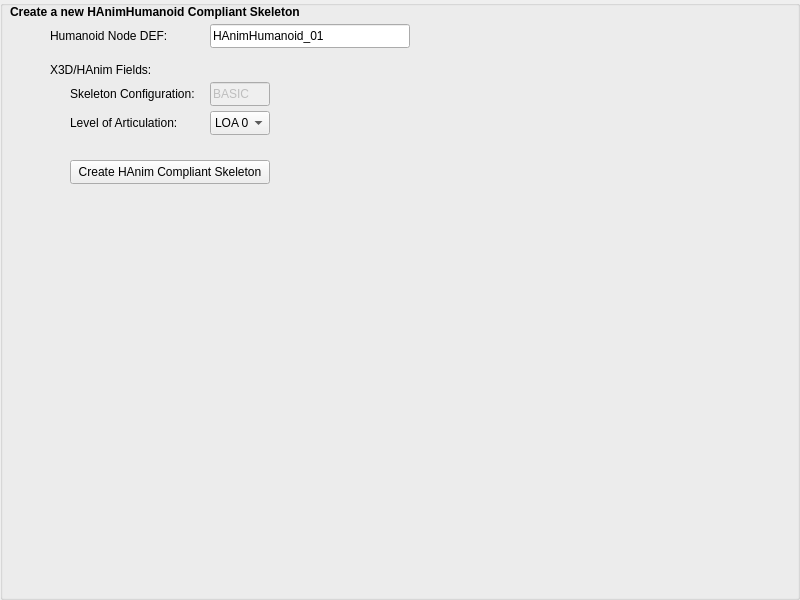
<?xml version="1.0" encoding="UTF-8"?>
<ui version="4.0">
 <class>hanimPanel</class>
 <widget class="QGroupBox" name="hanimPanel">
  <property name="geometry">
   <rect>
    <x>0</x>
    <y>0</y>
    <width>800</width>
    <height>600</height>
   </rect>
  </property>
  <property name="minimumSize">
   <size>
    <width>800</width>
    <height>600</height>
   </size>
  </property>
  <property name="maximumSize">
   <size>
    <width>800</width>
    <height>600</height>
   </size>
  </property>
  <property name="windowTitle">
   <string>GroupBox</string>
  </property>
  <widget class="QWidget" name="layoutWidget">
   <property name="geometry">
    <rect>
     <x>0</x>
     <y>0</y>
     <width>666</width>
     <height>207</height>
    </rect>
   </property>
   <layout class="QVBoxLayout" name="verticalLayout">
    <property name="spacing">
     <number>5</number>
    </property>
    <property name="leftMargin">
     <number>10</number>
    </property>
    <property name="topMargin">
     <number>5</number>
    </property>
    <property name="rightMargin">
     <number>5</number>
    </property>
    <property name="bottomMargin">
     <number>5</number>
    </property>
    <item>
     <layout class="QHBoxLayout" name="horizontalLayout_6">
      <property name="topMargin">
       <number>0</number>
      </property>
      <item>
       <widget class="QLabel" name="haCompTitle">
        <property name="font">
         <font>
          <bold>true</bold>
         </font>
        </property>
        <property name="text">
         <string>Create a new HAnimHumanoid Compliant Skeleton</string>
        </property>
        <property name="alignment">
         <set>Qt::AlignBottom|Qt::AlignLeading|Qt::AlignLeft</set>
        </property>
       </widget>
      </item>
     </layout>
    </item>
    <item>
     <layout class="QHBoxLayout" name="horizontalLayout">
      <property name="spacing">
       <number>10</number>
      </property>
      <property name="leftMargin">
       <number>40</number>
      </property>
      <item>
       <widget class="QLabel" name="hnDEFLabel">
        <property name="minimumSize">
         <size>
          <width>150</width>
          <height>24</height>
         </size>
        </property>
        <property name="maximumSize">
         <size>
          <width>150</width>
          <height>24</height>
         </size>
        </property>
        <property name="text">
         <string>Humanoid Node DEF:</string>
        </property>
        <property name="alignment">
         <set>Qt::AlignLeading|Qt::AlignLeft|Qt::AlignVCenter</set>
        </property>
       </widget>
      </item>
      <item>
       <widget class="QLineEdit" name="haNameEdit">
        <property name="minimumSize">
         <size>
          <width>200</width>
          <height>24</height>
         </size>
        </property>
        <property name="maximumSize">
         <size>
          <width>200</width>
          <height>24</height>
         </size>
        </property>
        <property name="text">
         <string>HAnimHumanoid_01</string>
        </property>
       </widget>
      </item>
      <item>
       <spacer name="horizontalSpacer_6">
        <property name="orientation">
         <enum>Qt::Horizontal</enum>
        </property>
        <property name="sizeHint" stdset="0">
         <size>
          <width>40</width>
          <height>20</height>
         </size>
        </property>
       </spacer>
      </item>
     </layout>
    </item>
    <item>
     <layout class="QHBoxLayout" name="horizontalLayout_2">
      <property name="spacing">
       <number>10</number>
      </property>
      <property name="leftMargin">
       <number>40</number>
      </property>
      <item>
       <widget class="QLabel" name="haFieldsLabel">
        <property name="minimumSize">
         <size>
          <width>600</width>
          <height>0</height>
         </size>
        </property>
        <property name="maximumSize">
         <size>
          <width>600</width>
          <height>24</height>
         </size>
        </property>
        <property name="text">
         <string>X3D/HAnim Fields:</string>
        </property>
        <property name="textFormat">
         <enum>Qt::AutoText</enum>
        </property>
        <property name="alignment">
         <set>Qt::AlignBottom|Qt::AlignLeading|Qt::AlignLeft</set>
        </property>
       </widget>
      </item>
      <item>
       <spacer name="horizontalSpacer_3">
        <property name="orientation">
         <enum>Qt::Horizontal</enum>
        </property>
        <property name="sizeHint" stdset="0">
         <size>
          <width>40</width>
          <height>24</height>
         </size>
        </property>
       </spacer>
      </item>
     </layout>
    </item>
    <item>
     <layout class="QHBoxLayout" name="horizontalLayout_3">
      <property name="spacing">
       <number>10</number>
      </property>
      <property name="leftMargin">
       <number>60</number>
      </property>
      <item>
       <widget class="QLabel" name="skConfigLabel">
        <property name="minimumSize">
         <size>
          <width>130</width>
          <height>24</height>
         </size>
        </property>
        <property name="maximumSize">
         <size>
          <width>130</width>
          <height>24</height>
         </size>
        </property>
        <property name="text">
         <string>Skeleton Configuration:</string>
        </property>
        <property name="alignment">
         <set>Qt::AlignLeading|Qt::AlignLeft|Qt::AlignVCenter</set>
        </property>
       </widget>
      </item>
      <item>
       <widget class="QLineEdit" name="skConfigType">
        <property name="enabled">
         <bool>false</bool>
        </property>
        <property name="minimumSize">
         <size>
          <width>60</width>
          <height>24</height>
         </size>
        </property>
        <property name="maximumSize">
         <size>
          <width>60</width>
          <height>24</height>
         </size>
        </property>
        <property name="text">
         <string>BASIC</string>
        </property>
       </widget>
      </item>
      <item>
       <spacer name="horizontalSpacer_2">
        <property name="orientation">
         <enum>Qt::Horizontal</enum>
        </property>
        <property name="sizeHint" stdset="0">
         <size>
          <width>40</width>
          <height>20</height>
         </size>
        </property>
       </spacer>
      </item>
     </layout>
    </item>
    <item>
     <layout class="QHBoxLayout" name="horizontalLayout_4">
      <property name="spacing">
       <number>10</number>
      </property>
      <property name="leftMargin">
       <number>60</number>
      </property>
      <item>
       <widget class="QLabel" name="loaLabel">
        <property name="minimumSize">
         <size>
          <width>130</width>
          <height>24</height>
         </size>
        </property>
        <property name="maximumSize">
         <size>
          <width>130</width>
          <height>24</height>
         </size>
        </property>
        <property name="text">
         <string>Level of Articulation:</string>
        </property>
        <property name="alignment">
         <set>Qt::AlignLeading|Qt::AlignLeft|Qt::AlignVCenter</set>
        </property>
       </widget>
      </item>
      <item>
       <widget class="QComboBox" name="loaComboBox">
        <property name="minimumSize">
         <size>
          <width>60</width>
          <height>24</height>
         </size>
        </property>
        <property name="maximumSize">
         <size>
          <width>60</width>
          <height>24</height>
         </size>
        </property>
        <item>
         <property name="text">
          <string>LOA 0</string>
         </property>
        </item>
        <item>
         <property name="text">
          <string>LOA 1</string>
         </property>
        </item>
        <item>
         <property name="text">
          <string>LOA 2</string>
         </property>
        </item>
        <item>
         <property name="text">
          <string>LOA 3</string>
         </property>
        </item>
        <item>
         <property name="text">
          <string>LOA 4</string>
         </property>
        </item>
       </widget>
      </item>
      <item>
       <spacer name="horizontalSpacer_4">
        <property name="orientation">
         <enum>Qt::Horizontal</enum>
        </property>
        <property name="sizeHint" stdset="0">
         <size>
          <width>40</width>
          <height>20</height>
         </size>
        </property>
       </spacer>
      </item>
     </layout>
    </item>
    <item>
     <layout class="QHBoxLayout" name="horizontalLayout_5">
      <property name="spacing">
       <number>10</number>
      </property>
      <property name="leftMargin">
       <number>60</number>
      </property>
      <property name="topMargin">
       <number>20</number>
      </property>
      <item>
       <widget class="QPushButton" name="createHAnimSkeleton">
        <property name="minimumSize">
         <size>
          <width>200</width>
          <height>24</height>
         </size>
        </property>
        <property name="maximumSize">
         <size>
          <width>200</width>
          <height>24</height>
         </size>
        </property>
        <property name="text">
         <string>Create HAnim Compliant Skeleton</string>
        </property>
       </widget>
      </item>
      <item>
       <spacer name="horizontalSpacer_5">
        <property name="orientation">
         <enum>Qt::Horizontal</enum>
        </property>
        <property name="sizeHint" stdset="0">
         <size>
          <width>40</width>
          <height>20</height>
         </size>
        </property>
       </spacer>
      </item>
     </layout>
    </item>
    <item>
     <spacer name="verticalSpacer">
      <property name="orientation">
       <enum>Qt::Vertical</enum>
      </property>
      <property name="sizeHint" stdset="0">
       <size>
        <width>20</width>
        <height>40</height>
       </size>
      </property>
     </spacer>
    </item>
   </layout>
  </widget>
 </widget>
 <resources/>
 <connections/>
</ui>
